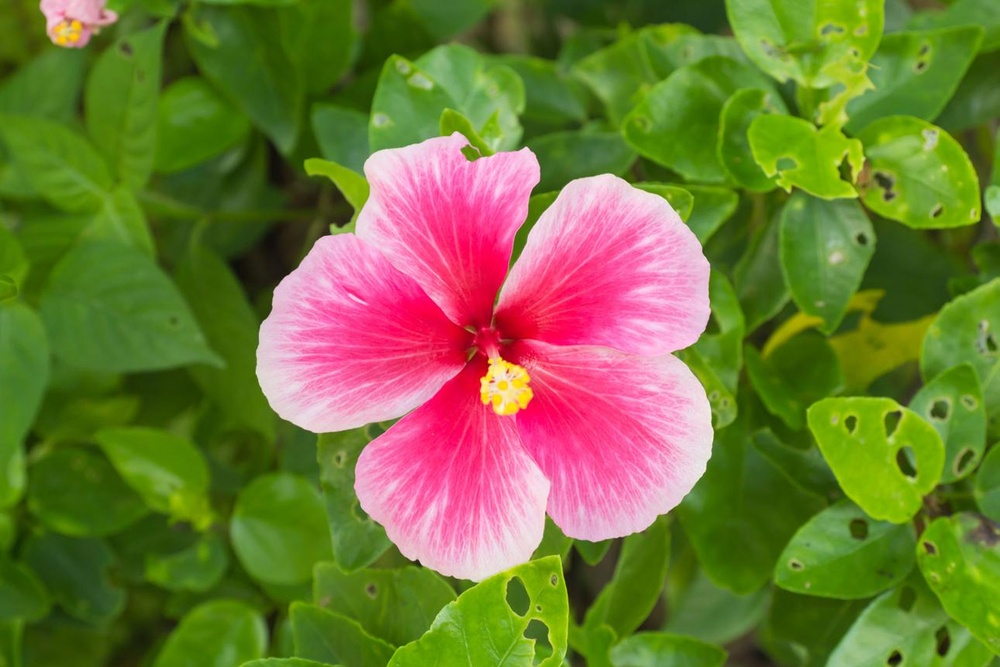
#> input picture Image.jpeg, 1000 x 667 px, shrunk from 1290 x 860 before the run, found by its file name
$ jupyter execute exp5.ipynb   (older library calls are emulated)
#> lines starting #> are read from the running program, lines starting #| are printed output that depends on the picture
[cell 1]
import cv2
import numpy as np
import matplotlib.pyplot as plt

[cell 2]
img = cv2.imread('image.jpeg')
#> img is the input picture: shape (667, 1000, 3); mean B, G, R 55.2, 118.3, 114.1

[cell 3]
img_rgb = cv2.cvtColor(img, cv2.COLOR_BGR2RGB)

plt.imshow(img_rgb)
plt.title('Original Image')
plt.axis('off')
plt.show()

[cell 4]
avg = cv2.blur(img, (15, 15))
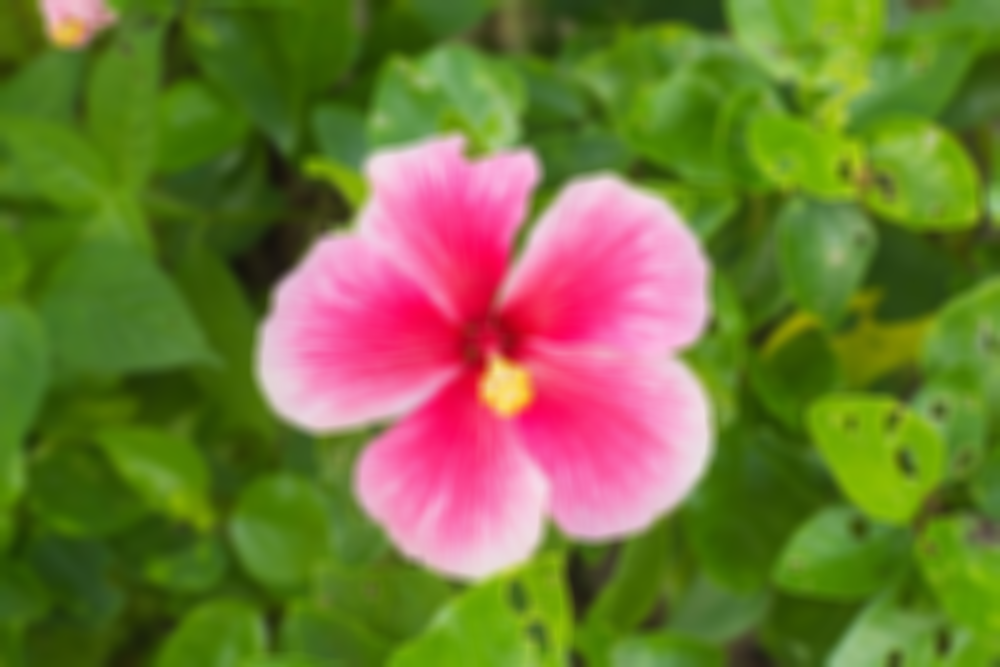
#> avg: shape (667, 1000, 3); mean B, G, R 55.2, 118.3, 114.1

plt.imshow(cv2.cvtColor(avg, cv2.COLOR_BGR2RGB))
plt.title('Averaging Filter')
plt.axis('off')
plt.show()

[cell 5]
kernel = np.array([[1, 1, 1, 1, 1],
                   [1, 2, 2, 2, 1],
                   [1, 2, 8, 2, 1],
                   [1, 2, 2, 2, 1],
                   [1, 1, 1, 1, 1]], dtype=np.float32) / 30

weighted = cv2.filter2D(img, -1, kernel)
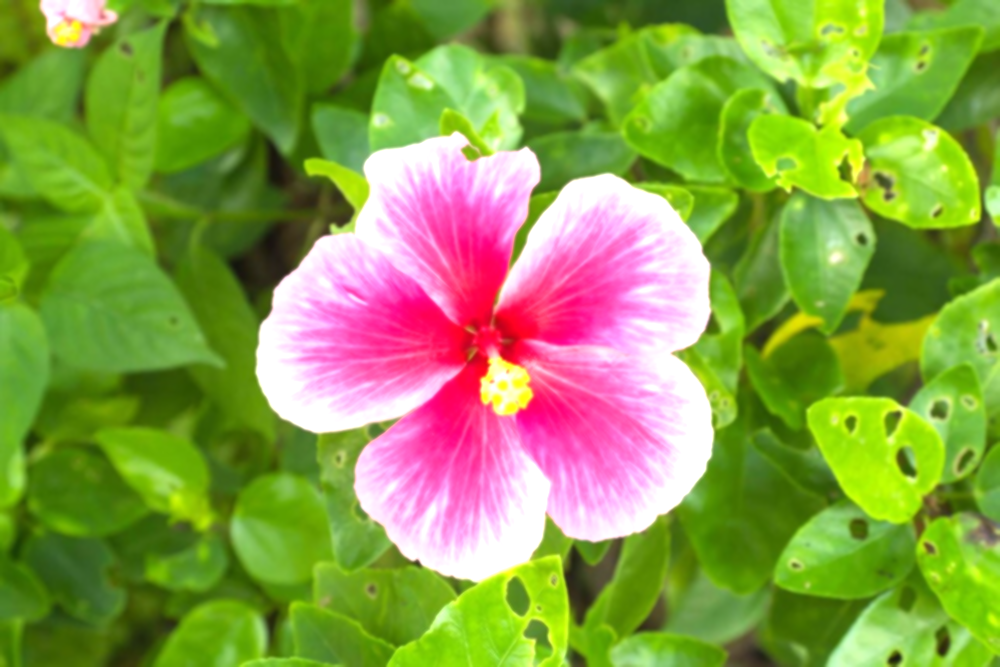
#> weighted: shape (667, 1000, 3); mean B, G, R 71.1, 156.9, 137.1

plt.imshow(cv2.cvtColor(weighted, cv2.COLOR_BGR2RGB))
plt.title('Weighted Averaging Filter')
plt.axis('off')
plt.show()

[cell 6]
gaussian = cv2.GaussianBlur(img, (15, 15), 5)

plt.imshow(cv2.cvtColor(gaussian, cv2.COLOR_BGR2RGB))
plt.title('Gaussian Filter')
plt.axis('off')
plt.show()

[cell 7]
noisy = img.copy()

noise = np.random.randint(0, 100, img.shape[:2])
noisy[noise < 3] = 0
noisy[noise > 97] = 255
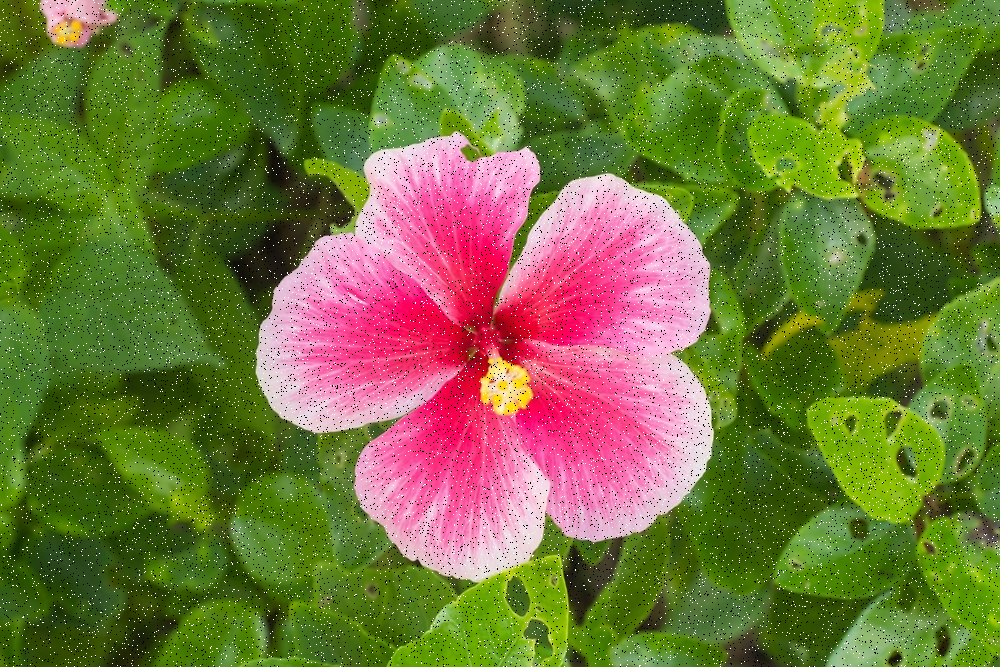
#> noisy: shape (667, 1000, 3); mean B, G, R 57.5, 117.5, 113.4

median = cv2.medianBlur(noisy, 5)

plt.subplot(1, 2, 1)
plt.imshow(cv2.cvtColor(noisy, cv2.COLOR_BGR2RGB))
plt.title('Noisy Image')
plt.axis('off')

plt.subplot(1, 2, 2)
plt.imshow(cv2.cvtColor(median, cv2.COLOR_BGR2RGB))
plt.title('Median Filter')
plt.axis('off')

plt.show()
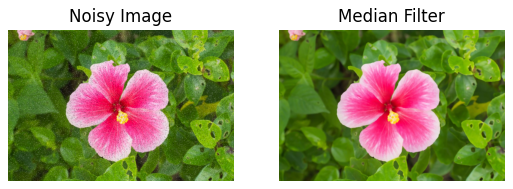
#> figure drawn by matplotlib, 2 panels

[cell 8]
lap_kernel = np.array([[-1, -1, -1],
                       [-1,  9, -1],
                       [-1, -1, -1]])

sharp = cv2.filter2D(img, -1, lap_kernel)

plt.imshow(cv2.cvtColor(sharp, cv2.COLOR_BGR2RGB))
plt.title('Laplacian Sharpening')
plt.axis('off')
plt.show()

[cell 9]
gray = cv2.cvtColor(img, cv2.COLOR_BGR2GRAY)
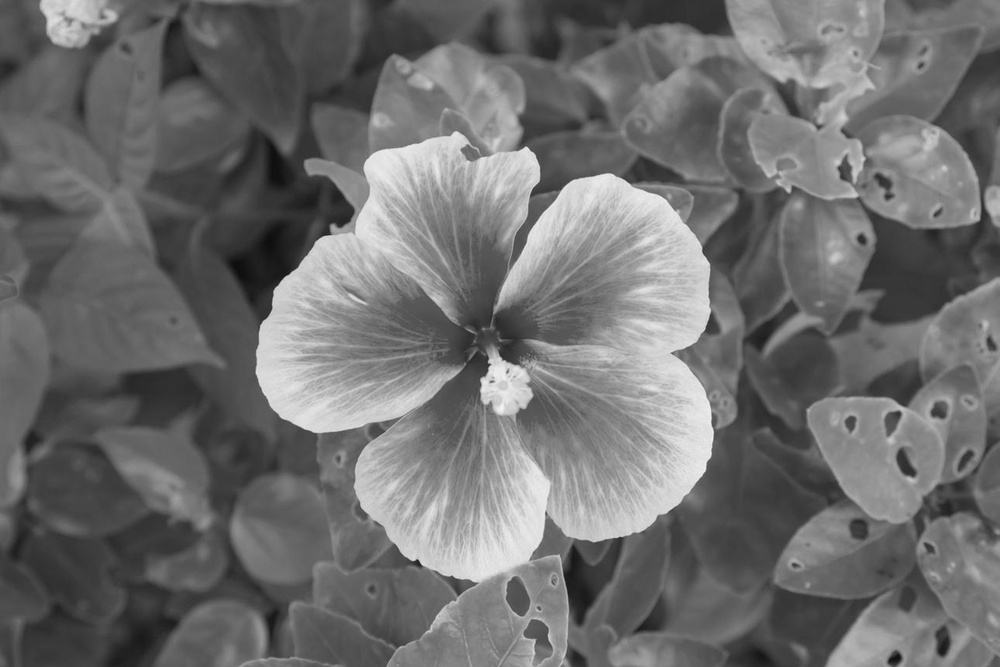
#> gray: shape (667, 1000); min 13, max 244, mean 109.8

lap = cv2.Laplacian(gray, cv2.CV_64F)
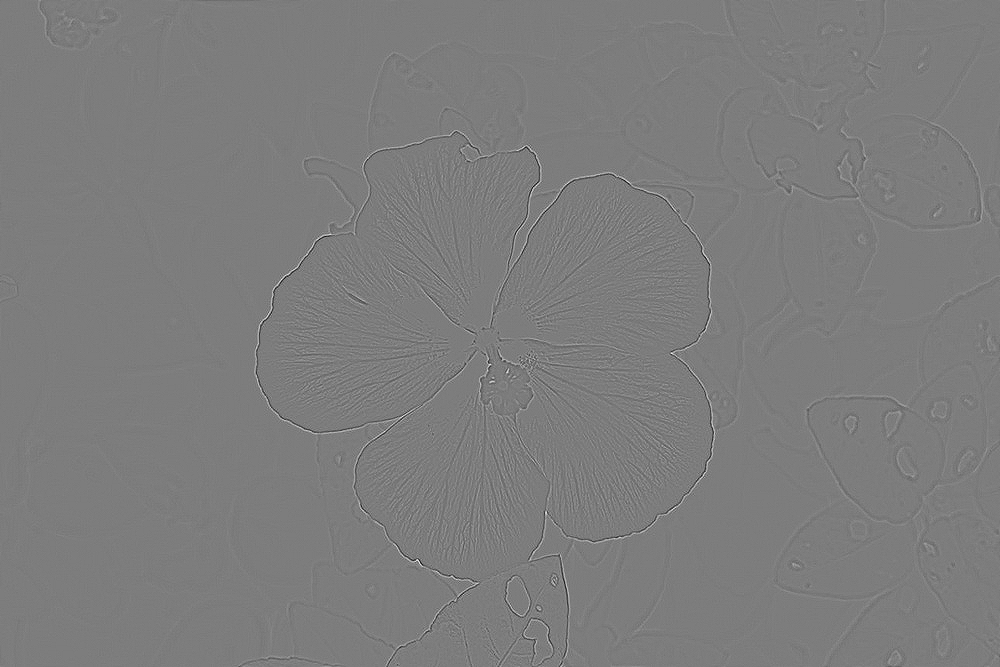
#> lap: shape (667, 1000) float64; min -179, max 186, mean 0; drawn with min black and max white
lap = cv2.convertScaleAbs(lap)
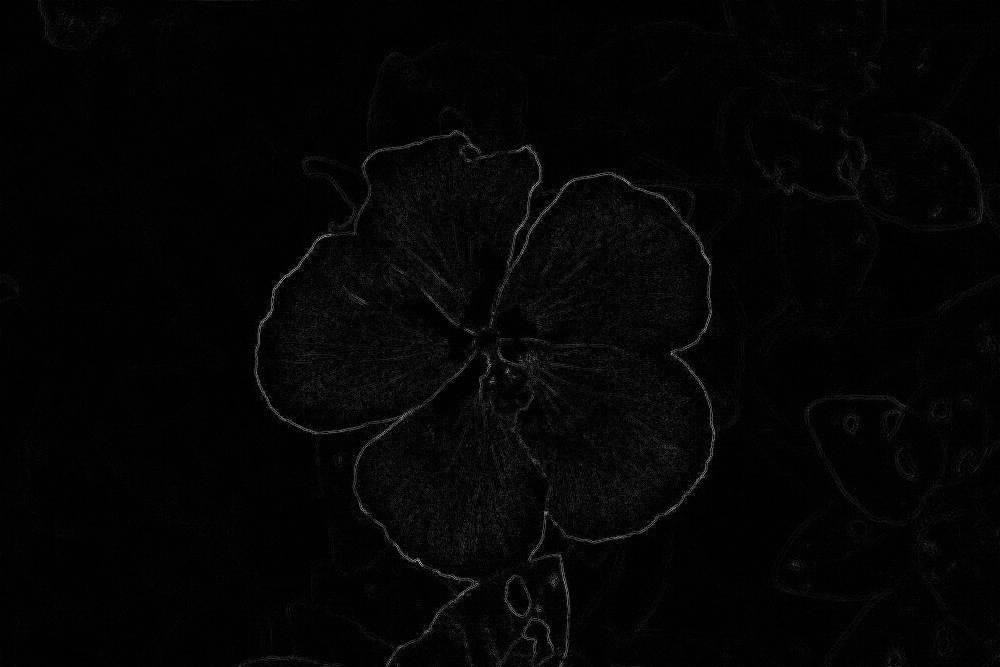
#> lap: shape (667, 1000); min 0, max 186, mean 4.6

lap = cv2.normalize(lap, None, 0, 255, cv2.NORM_MINMAX)

plt.imshow(lap, cmap='gray')
plt.title('Laplacian Operator')
plt.axis('off')
plt.show()

[cell 10]
images = [img_rgb,
          cv2.cvtColor(avg, cv2.COLOR_BGR2RGB),
          cv2.cvtColor(weighted, cv2.COLOR_BGR2RGB),
          cv2.cvtColor(gaussian, cv2.COLOR_BGR2RGB),
          cv2.cvtColor(median, cv2.COLOR_BGR2RGB),
          cv2.cvtColor(sharp, cv2.COLOR_BGR2RGB),
          lap]

titles = ['Original Image', 'Averaging',
          'Weighted Averaging', 'Gaussian',
          'Median', 'Laplacian Sharpening',
          'Laplacian Operator']

for i in range(7):
    plt.subplot(3, 3, i+1)
    plt.imshow(images[i], cmap='gray' if i == 6 else None)
    plt.title(titles[i])
    plt.axis('off')

plt.tight_layout()
plt.show()
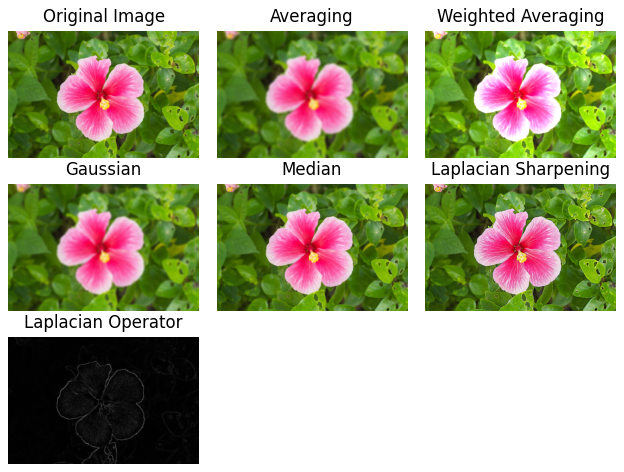
#> figure drawn by matplotlib, 7 panels
